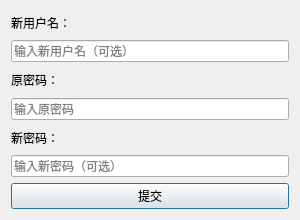
<?xml version="1.0" encoding="UTF-8"?>
<ui version="4.0">
 <class>ProfileDialog</class>
 <widget class="QDialog" name="ProfileDialog">
  <property name="geometry">
   <rect>
    <x>0</x>
    <y>0</y>
    <width>300</width>
    <height>220</height>
   </rect>
  </property>
  <property name="windowTitle">
   <string>修改资料</string>
  </property>
  <layout class="QVBoxLayout" name="verticalLayout">

   <!-- 用户名 -->
   <item>
    <widget class="QLabel" name="labelUsername">
     <property name="text">
      <string>新用户名：</string>
     </property>
    </widget>
   </item>
   <item>
    <widget class="QLineEdit" name="usernameEdit">
     <property name="placeholderText">
      <string>输入新用户名（可选）</string>
     </property>
    </widget>
   </item>

   <!-- 原密码 -->
   <item>
    <widget class="QLabel" name="labelOldPassword">
     <property name="text">
      <string>原密码：</string>
     </property>
    </widget>
   </item>
   <item>
    <widget class="QLineEdit" name="oldPasswordEdit">
     <property name="echoMode">
      <enum>QLineEdit::Password</enum>
     </property>
     <property name="placeholderText">
      <string>输入原密码</string>
     </property>
    </widget>
   </item>

   <!-- 新密码 -->
   <item>
    <widget class="QLabel" name="labelPassword">
     <property name="text">
      <string>新密码：</string>
     </property>
    </widget>
   </item>
   <item>
    <widget class="QLineEdit" name="passwordEdit">
     <property name="echoMode">
      <enum>QLineEdit::Password</enum>
     </property>
     <property name="placeholderText">
      <string>输入新密码（可选）</string>
     </property>
    </widget>
   </item>

   <!-- 提交按钮 -->
   <item>
    <widget class="QPushButton" name="submitButton">
     <property name="text">
      <string>提交</string>
     </property>
    </widget>
   </item>

  </layout>
 </widget>
 <resources/>
 <connections/>
</ui>
